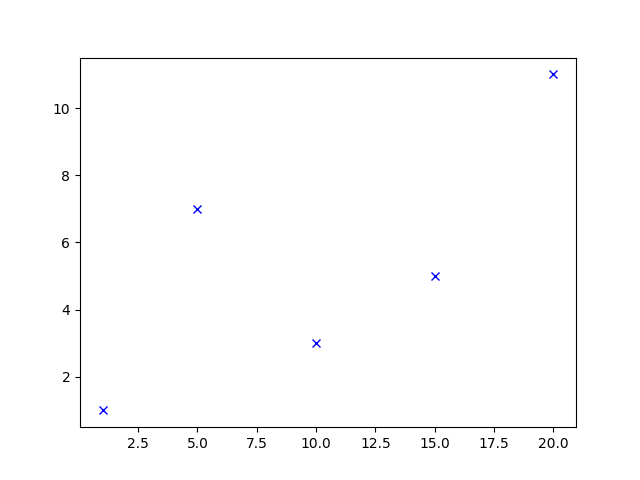

Python code for this plot:
import matplotlib.pyplot as plt
x = [1, 5, 10, 15, 20]
y = [1, 7, 3, 5, 11]
plt.plot(x, y, 'bx')
plt.show()
